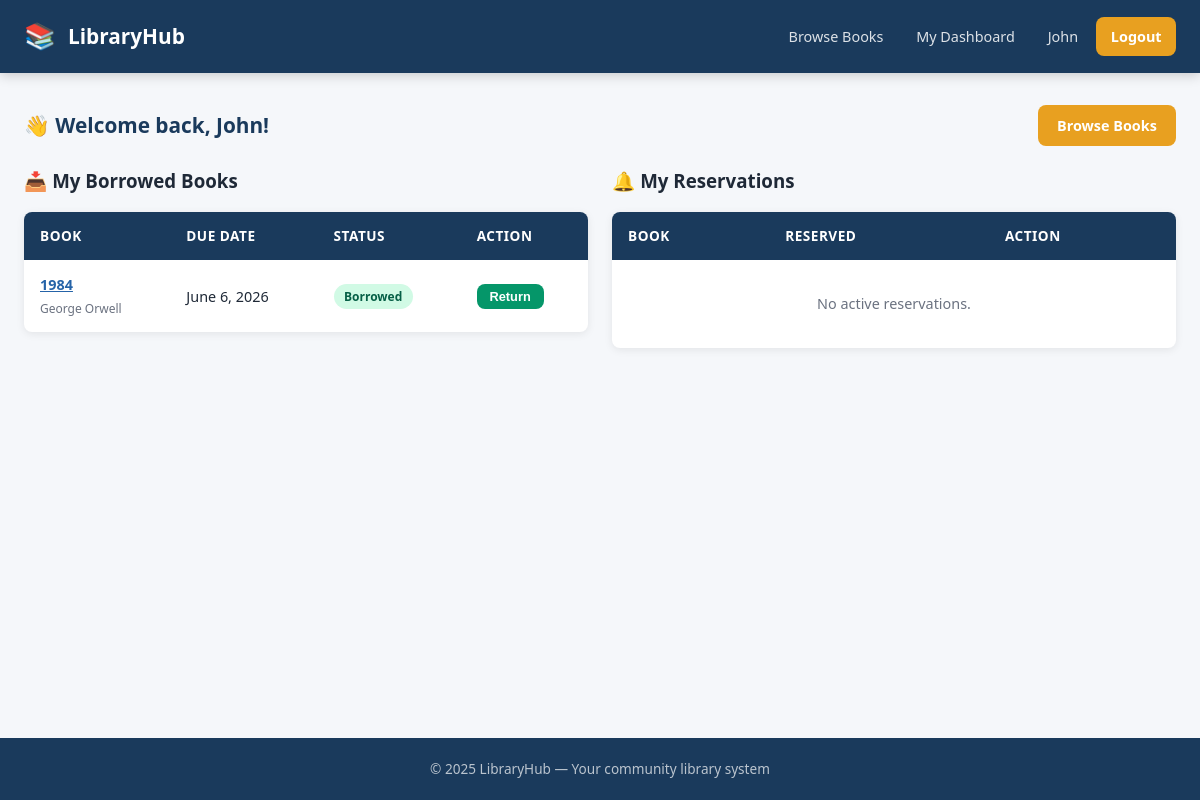
The app's page /dashboard/ (signed in) with its own data.
### library/models.py (models this page shows, shortened)
class BorrowRecord(models.Model):
    STATUS_CHOICES = [
        ('borrowed', 'Borrowed'),
        ('returned', 'Returned'),
        ('overdue', 'Overdue'),
    ]
    user = models.ForeignKey(User, on_delete=models.CASCADE, related_name='borrow_records')
    book = models.ForeignKey(Book, on_delete=models.CASCADE, related_name='borrow_records')
    borrow_date = models.DateTimeField(auto_now_add=True)
    due_date = models.DateTimeField()
    return_date = models.DateTimeField(null=True, blank=True)
    status = models.CharField(max_length=10, choices=STATUS_CHOICES, default='borrowed')
    class Meta:
        ordering = ['-borrow_date']
    @property
    def is_overdue(self):
        return self.status == 'borrowed' and timezone.now() > self.due_date

class Book(models.Model):
    title = models.CharField(max_length=300)
    author = models.CharField(max_length=200)
    isbn = models.CharField(max_length=13, unique=True)
    category = models.ForeignKey(Category, on_delete=models.SET_NULL, null=True, related_name='books')
    description = models.TextField(blank=True)
    published_year = models.PositiveIntegerField(null=True, blank=True)
    total_copies = models.PositiveIntegerField(default=1)
    available_copies = models.PositiveIntegerField(default=1)
    cover_image = models.ImageField(upload_to='book_covers/', blank=True, null=True)
    date_added = models.DateTimeField(auto_now_add=True)
    class Meta:
        ordering = ['title']

### library/views.py (the view)
# urls.py: path('dashboard/', views.dashboard, name='dashboard'),
@login_required
def dashboard(request):
    borrows = BorrowRecord.objects.filter(user=request.user).select_related('book').order_by('-borrow_date')[:10]
    reservations = Reservation.objects.filter(user=request.user, status='active').select_related('book')
    overdue = BorrowRecord.objects.filter(user=request.user, status='overdue')
    return render(request, 'library/dashboard.html', {
        'borrows': borrows,
        'reservations': reservations,
        'overdue_count': overdue.count(),
    })

### templates/library/dashboard.html (shortened to what this page needs)
{% extends 'library/base.html' %}
{% block content %}
<div class="section-header">
  <h2>👋 Welcome back, {{ user.first_name|default:user.username }}!</h2>
  <a href="{% url 'book_list' %}" class="btn btn-accent">Browse Books</a>
</div>
<div class="dashboard-grid">
  <div>
    <div class="section-header" style="margin-bottom:1rem;">
      <h3>📥 My Borrowed Books</h3>
    </div>
    <div class="table-wrapper">
      <table>
        <thead>
          <tr><th>Book</th><th>Due Date</th><th>Status</th><th>Action</th></tr>
        </thead>
        <tbody>
          {% for rec in borrows %}
          <tr>
            <td>
              <a href="{% url 'book_detail' rec.book.pk %}" style="color:var(--primary-light);font-weight:600;">{{ rec.book.title|truncatechars:30 }}</a>
              <br><small style="color:var(--text-muted);">{{ rec.book.author }}</small>
            </td>
            <td>{{ rec.due_date|date:"N j, Y" }}</td>
            <td>
              {% if rec.status == 'returned' %}
                <span class="badge badge-gray">Returned</span>
              {% elif rec.is_overdue %}
                <span class="badge badge-red">Overdue</span>
              {% else %}
                <span class="badge badge-green">Borrowed</span>
              {% endif %}
            </td>
            <td>
              {% if rec.status != 'returned' %}
              <form method="post" action="{% url 'return_book' rec.pk %}">
                <button type="submit" class="btn btn-success btn-sm">Return</button>
              </form>
              {% else %}
                <span style="color:var(--text-muted);font-size:0.8rem;">{{ rec.return_date|date:"N j" }}</span>
              {% endif %}
            </td>
          </tr>
          {% empty %}
          <tr><td colspan="4" style="text-align:center;color:var(--text-muted);padding:2rem;">No borrow records yet. <a href="{% url 'book_list' %}">Browse books!</a></td></tr>
          {% endfor %}
        </tbody>
      </table>
    </div>
  </div>
  <div>
    <div class="section-header" style="margin-bottom:1rem;">
      <h3>🔔 My Reservations</h3>
    </div>
    <div class="table-wrapper">
      <table>
        <thead>
          <tr><th>Book</th><th>Reserved</th><th>Action</th></tr>
        </thead>
        <tbody>
          {% for res in reservations %}
          <tr>
            <td>
              <a href="{% url 'book_detail' res.book.pk %}" style="color:var(--primary-light);font-weight:600;">{{ res.book.title|truncatechars:35 }}</a>
            </td>
            <td>{{ res.reserved_at|date:"N j, Y" }}</td>
            <td>
              <form method="post" action="{% url 'cancel_reservation' res.pk %}">
                {% csrf_token %}
                <button type="submit" class="btn btn-danger btn-sm">Cancel</button>
              </form>
            </td>
          </tr>
          {% empty %}
          <tr><td colspan="3" style="text-align:center;color:var(--text-muted);padding:2rem;">No active reservations.</td></tr>
          {% endfor %}
        </tbody>
      </table>
    </div>
  </div>
</div>
{% endblock %}

### templates/library/base.html (shortened to what this page needs)
<!DOCTYPE html>
<html lang="en">
<head>
  {% load static %}
  <link rel="stylesheet" href="{% static 'css/style.css' %}">
</head>
<body>
<nav>
  <a href="{% url 'home' %}" class="nav-brand">
    <span class="logo-icon">📚</span> LibraryHub
  </a>
  <div class="nav-links">
    <a href="{% url 'book_list' %}">Browse Books</a>
    {% if user.is_authenticated %}
      <a href="{% url 'dashboard' %}">My Dashboard</a>
      <a href="{% url 'profile' %}">{{ user.first_name|default:user.username }}</a>
      <a href="{% url 'logout' %}" class="btn-accent">Logout</a>
    {% else %}
      <a href="{% url 'login' %}">Login</a>
      <a href="{% url 'register' %}" class="btn-accent">Join Free</a>
    {% endif %}
  </div>
</nav>
<main>
  {% block content %}{% endblock %}
</main>
<footer>
  <p>© 2025 LibraryHub — Your community library system</p>
</footer>
</body>
</html>

### static/css/style.css (style rules this page uses)
:root { --primary: #1a3a5c; --primary-light: #2563a8; --accent: #e8a020; --accent-dark: #c47d0e; --bg: #f5f7fa; --card-bg: #ffffff; --text: #1f2937; --text-muted: #6b7280; --border: #e5e7eb; --success: #059669; --danger: #dc2626; --warning: #d97706; --info: #0284c7; --radius: 8px; --shadow: 0 2px 8px rgba(0,0,0,0.08); --shadow-lg: 0 8px 24px rgba(0,0,0,0.12); }
* { box-sizing: border-box; margin: 0; padding: 0; }
body { font-family: 'Segoe UI', system-ui, -apple-system, sans-serif; background: var(--bg); color: var(--text); line-height: 1.6; min-height: 100vh; display: flex; flex-direction: column; }
nav { background: var(--primary); padding: 0 1.5rem; display: flex; align-items: center; justify-content: space-between; position: sticky; top: 0; z-index: 100; box-shadow: 0 2px 12px rgba(0,0,0,0.2); }
.nav-brand { display: flex; align-items: center; gap: 0.75rem; color: #fff; font-size: 1.3rem; font-weight: 700; text-decoration: none; padding: 1rem 0; }
.nav-brand .logo-icon { font-size: 1.6rem; }
.nav-links { display: flex; align-items: center; gap: 0.25rem; }
.nav-links a { color: rgba(255,255,255,0.85); text-decoration: none; padding: 0.5rem 0.9rem; border-radius: var(--radius); font-size: 0.9rem; transition: background 0.2s, color 0.2s; }
.nav-links .btn-accent { background: var(--accent); color: #fff; font-weight: 600; }
main { flex: 1; padding: 2rem 1.5rem; max-width: 1200px; margin: 0 auto; width: 100%; }
.badge { display: inline-block; padding: 0.2rem 0.65rem; border-radius: 999px; font-size: 0.75rem; font-weight: 600; }
.badge-green { background: #d1fae5; color: #065f46; }
.btn { display: inline-flex; align-items: center; gap: 0.4rem; padding: 0.55rem 1.2rem; border-radius: var(--radius); font-size: 0.9rem; font-weight: 600; cursor: pointer; text-decoration: none; border: none; transition: all 0.2s; }
.btn-accent { background: var(--accent); color: #fff; }
.btn-success { background: var(--success); color: #fff; }
.btn-sm { padding: 0.3rem 0.8rem; font-size: 0.8rem; }
.table-wrapper { background: var(--card-bg); border-radius: var(--radius); box-shadow: var(--shadow); overflow: auto; }
table { width: 100%; border-collapse: collapse; }
thead th { background: var(--primary); color: #fff; padding: 0.85rem 1rem; text-align: left; font-size: 0.85rem; text-transform: uppercase; letter-spacing: 0.5px; }
tbody td { padding: 0.8rem 1rem; border-bottom: 1px solid var(--border); font-size: 0.9rem; }
tbody tr:last-child td { border-bottom: none; }
.section-header { display: flex; align-items: center; justify-content: space-between; margin-bottom: 1.25rem; }
.section-header h2 { font-size: 1.3rem; color: var(--primary); }
.dashboard-grid { display: grid; grid-template-columns: 1fr 1fr; gap: 1.5rem; }
footer { background: var(--primary); color: rgba(255,255,255,0.7); text-align: center; padding: 1.25rem; font-size: 0.85rem; margin-top: auto; }

### records on screen
BorrowRecord: book "1984", book.author "George Orwell", due_date "June 6, 2026", status "Borrowed"

### other values on screen
{{ user.first_name|default:user.username }} "John"
